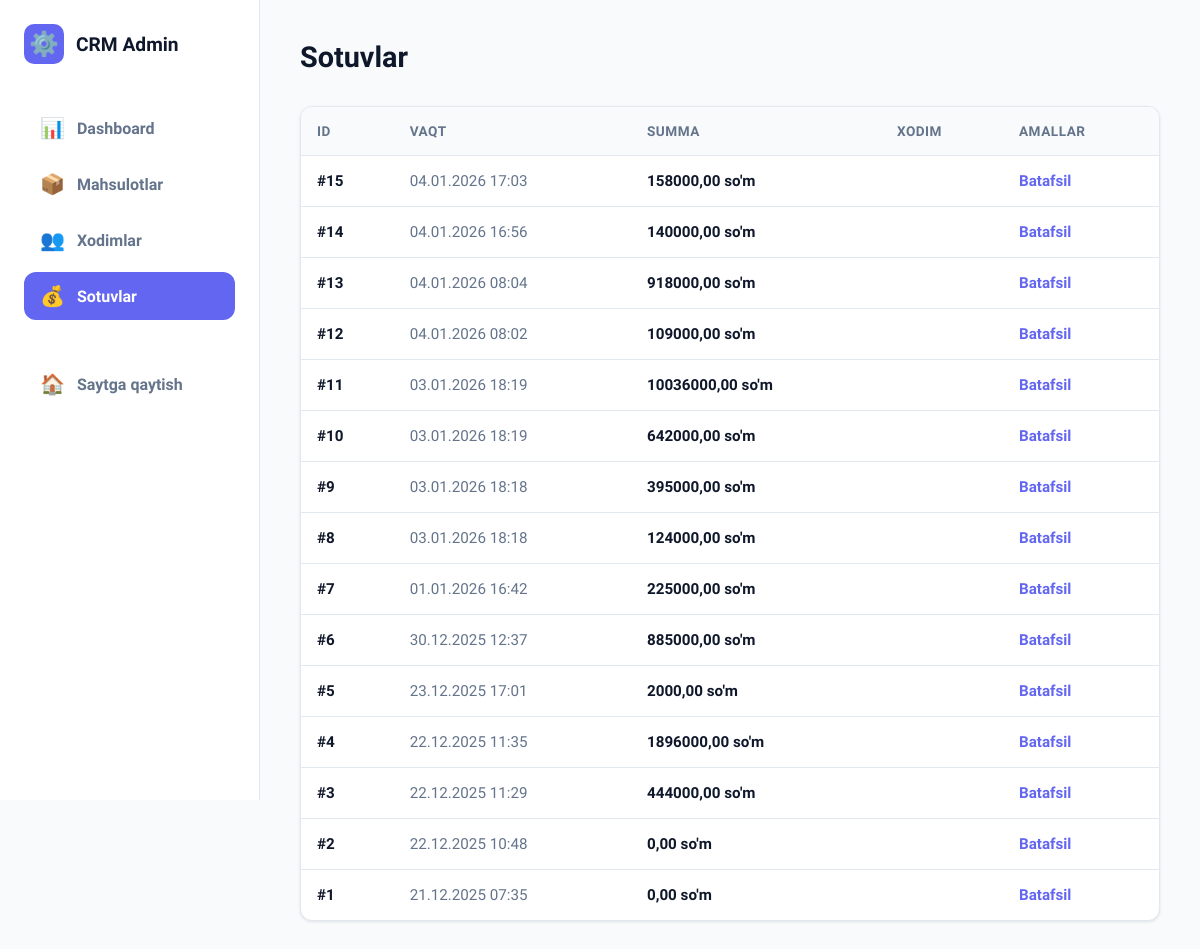
Before: /admin-panel/sales/ (signed in) with the older database file.
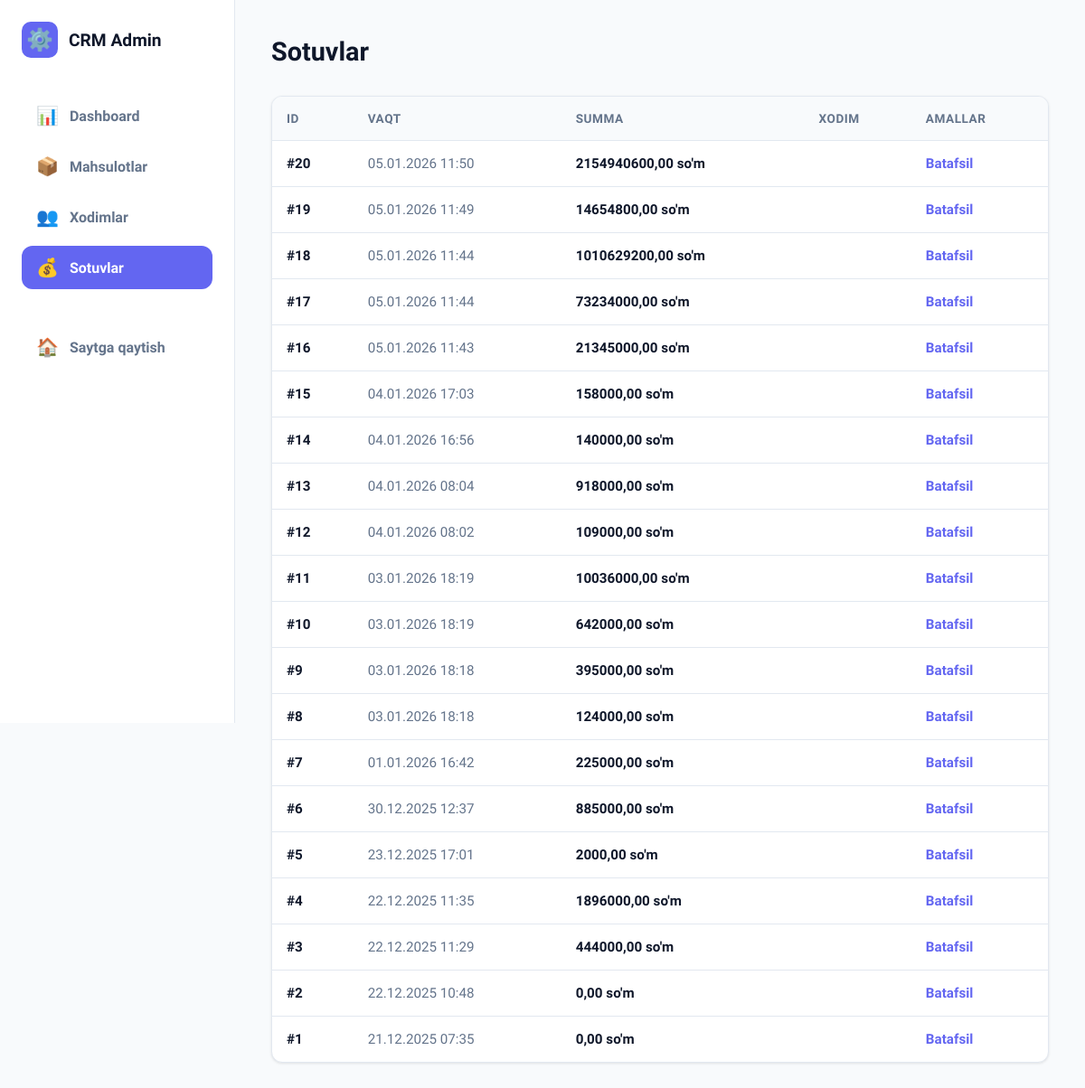
After: the same page with the newer database file.
### sotuv/models.py (models this page shows, shortened)
class Sotuv(models.Model):
    sotuvchi = models.ForeignKey(
        Hodim,
        on_delete=models.CASCADE,
        verbose_name='Sotuvchi',
        related_name='sotuvlar'
    )
    jami_summa = models.DecimalField(max_digits=12, decimal_places=2, verbose_name='Jami summa', default=0)
    izoh = models.TextField(verbose_name='Izoh', blank=True)
    yaratilgan_vaqt = models.DateTimeField(auto_now_add=True, verbose_name='Yaratilgan vaqt')
    yangilangan_vaqt = models.DateTimeField(auto_now=True, verbose_name='Yangilangan vaqt')
    class Meta:
        verbose_name = "Sotuv"
        verbose_name_plural = "Sotuvlar"
        ordering = ['-yaratilgan_vaqt']

### admin_panel/views.py (the view)
# urls.py: path('sales/', views.sales_list, name='admin_sales_list'),
@login_required
@user_passes_test(is_admin)
def sales_list(request):
    sales = Sotuv.objects.all().order_by('-yaratilgan_vaqt')
    context = {
        'sales': sales,
        'active_tab': 'sales'
    }
    return render(request, 'admin_panel/sales/list.html', context)

### admin_panel/views.py (called while the page is built)
def is_admin(user):
    return user.is_staff or user.is_superuser

### templates/admin_panel/sales/list.html (shortened to what this page needs)
{% extends "admin_panel/admin_base.html" %}
{% block page_title %}Sotuvlar{% endblock %}
{% block content %}
<div class="card">
    <div class="table-container">
        <table>
            <thead>
                <tr>
                    <th>ID</th>
                    <th>Vaqt</th>
                    <th>Summa</th>
                    <th>Xodim</th>
                    <th>Amallar</th>
                </tr>
            </thead>
            <tbody>
                {% for sale in sales %}
                <tr>
                    <td style="font-weight: 600;">#{{ sale.id }}</td>
                    <td style="color: var(--text-muted);">{{ sale.yaratilgan_vaqt|date:"d.m.Y H:i" }}</td>
                    <td style="font-weight: 700;">{{ sale.jami_summa }} so'm</td>
                    <td>{{ sale.sotuvchi.username }}</td>
                    <td>
                        <a href="{% url 'sotuv_detail' sale.id %}"
                            style="color: var(--primary); text-decoration: none; font-weight: 600;">Batafsil</a>
                    </td>
                </tr>
                {% empty %}
                <tr>
                    <td colspan="5" style="text-align: center; padding: 40px; color: var(--text-muted);">Sotuvlar mavjud
                        emas</td>
                </tr>
                {% endfor %}
            </tbody>
        </table>
    </div>
</div>
{% endblock %}

Changed rows visible on the page:
added Sotuv: id "20", yaratilgan_vaqt "05.01.2026 11:50", jami_summa "2154940600,00"
added Sotuv: id "19", yaratilgan_vaqt "05.01.2026 11:49", jami_summa "14654800,00"
added Sotuv: id "18", yaratilgan_vaqt "05.01.2026 11:44", jami_summa "1010629200,00"
added Sotuv: id "17", yaratilgan_vaqt "05.01.2026 11:44", jami_summa "73234000,00"
added Sotuv: id "16", yaratilgan_vaqt "05.01.2026 11:43", jami_summa "21345000,00"
